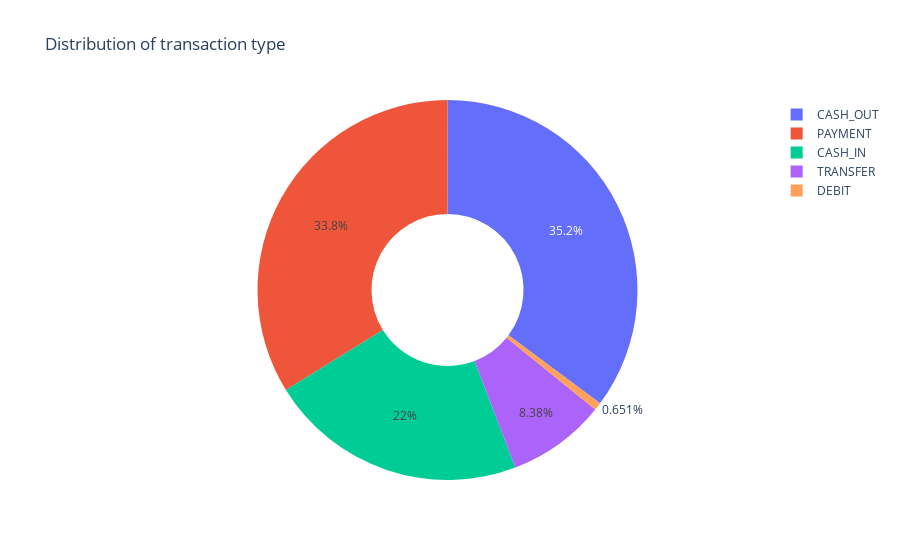

Notebook source saved alongside this figure:
### Code cell
px.pie(df,values=quantity,names=transaction,hole=0.4,title="Distribution of transaction type")

### Figure 1 — Plotly figure (JSON) as saved in the notebook; plotly's stock layout.template omitted (floating-point values rounded to 4 significant figures)
{"data": [{"domain": {"x": [0, 1], "y": [0, 1]}, "hole": 0.4, "hovertemplate": "label=%{label}<br>value=%{value}<extra></extra>", "labels": ["CASH_OUT", "PAYMENT", "CASH_IN", "TRANSFER", "DEBIT"], "legendgroup": "", "name": "", "showlegend": true, "type": "pie", "values": [2237500, 2151495, 1399284, 532909, 41432]}], "layout": {"legend": {"tracegroupgap": 0}, "title": {"text": "Distribution of transaction type"}}}
